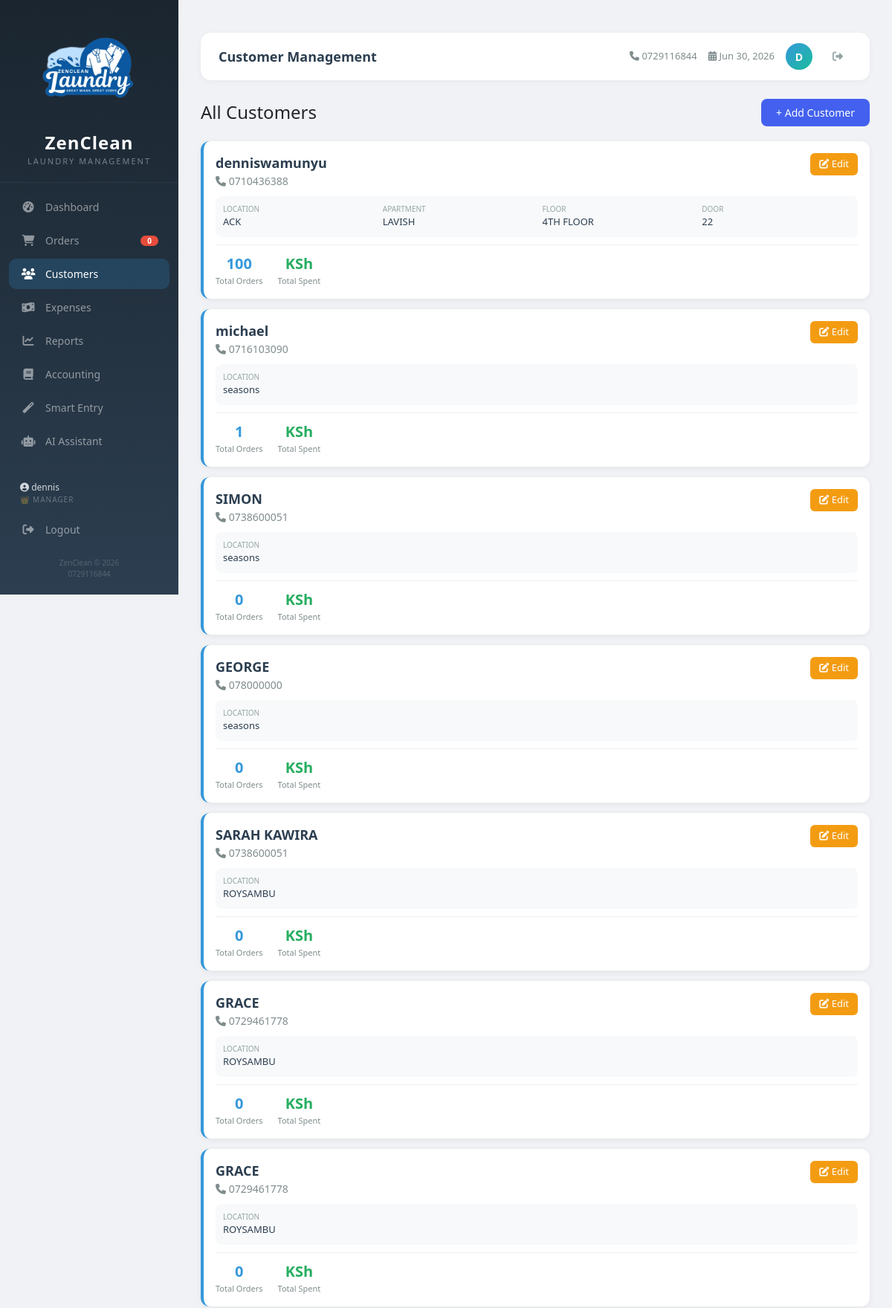
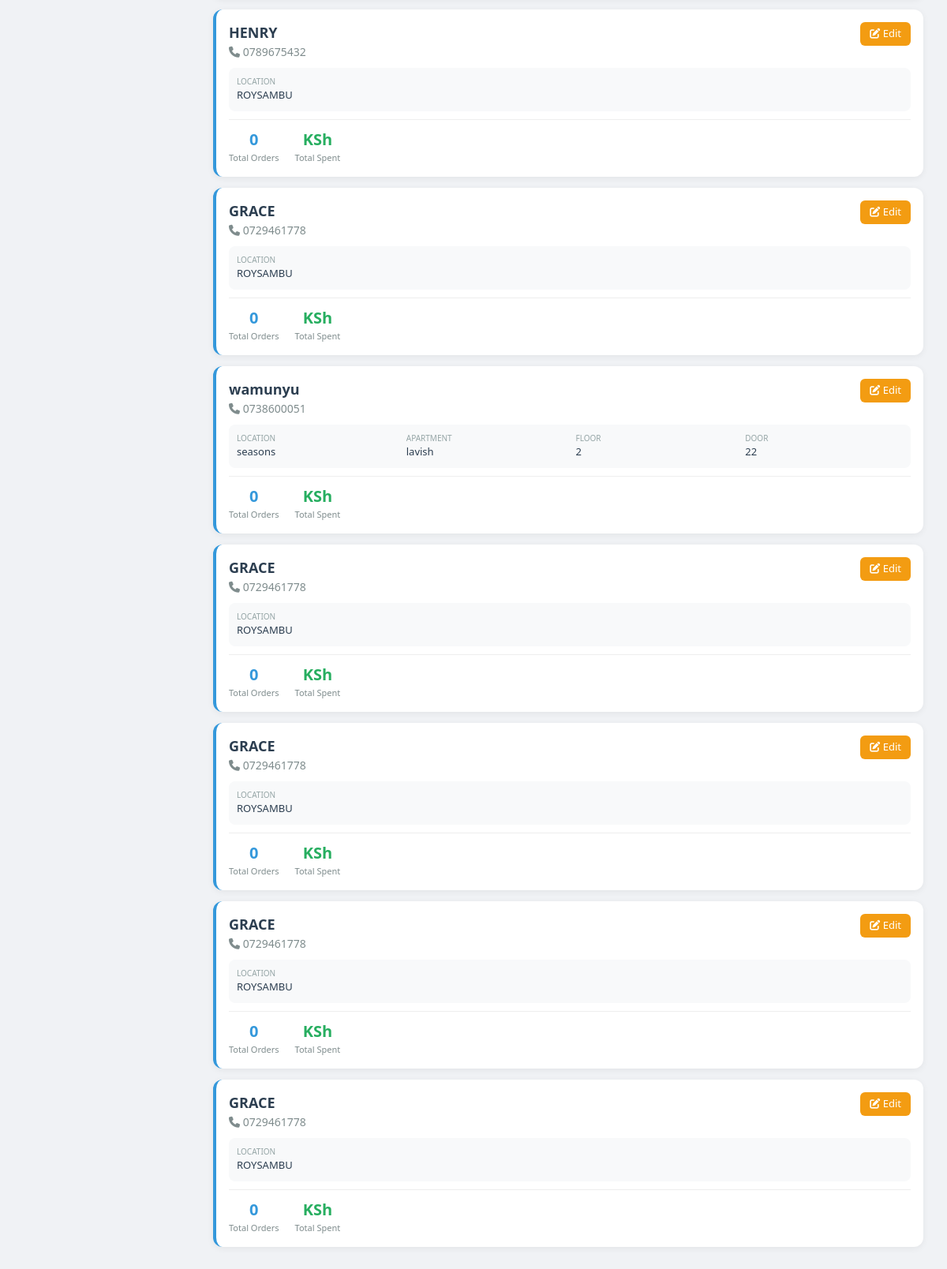
The page /customers/ (signed in) on the database its author committed (2 pictures, top to bottom).
### laundry/models/models.py (models this page shows, shortened)
class Customer(models.Model):
    name = models.CharField(max_length=200)
    phone = models.CharField(max_length=20, unique=True)
    location = models.CharField(max_length=200, blank=True)
    apartment_name = models.CharField(max_length=100, blank=True)
    floor = models.CharField(max_length=20, blank=True)
    door_number = models.CharField(max_length=20, blank=True)
    total_orders = models.IntegerField(default=0)
    created_at = models.DateTimeField(auto_now_add=True)
    updated_at = models.DateTimeField(auto_now=True)

### laundry/main_views.py (the view, shortened to what this page needs)
    @login_required
    def wrapper(request, *args, **kwargs):
        if request.user.is_superuser:
            return view_func(request, *args, **kwargs)

### laundry/context_processors.py (called while the page is built)
def company_settings(request):
    return {
        'company_name': getattr(settings, 'COMPANY_NAME', 'ZenClean'),
        'company_phone': getattr(settings, 'COMPANY_PHONE', '0729 116 844'),
        'company_email': getattr(settings, 'COMPANY_EMAIL', 'info@zenclean.co.ke'),
        'company_address': getattr(settings, 'COMPANY_ADDRESS', 'Kasarani, Nairobi, Kenya'),
        'company_website': getattr(settings, 'COMPANY_WEBSITE', 'www.zenclean.co.ke'),
        'company_logo_text': getattr(settings, 'COMPANY_LOGO_TEXT', '🧺 ZenClean'),
    }

def base_context(request):
    from django.utils import timezone
    return {
        'today': timezone.now(),
        'site_name': getattr(settings, 'COMPANY_NAME', 'ZenClean'),
    }

### laundry/main_views.py (called while the page is built, shortened)
def staff_required(view_func):
    @login_required
    def wrapper(request, *args, **kwargs):
        if request.user.is_superuser:
            return view_func(request, *args, **kwargs)
    return wrapper

@staff_required
def customer_list(request):
    customers = Customer.objects.all().order_by('-total_orders')
    return render(request, 'laundry/customers.html', {'customers': customers})

### laundry/templates/laundry/customers.html (shortened to what this page needs)
﻿{% extends 'base/base.html' %}
{% block page_title %}Customer Management{% endblock %}
{% block content %}
<div style="display: flex; justify-content: space-between; align-items: center; margin-bottom: 20px; flex-wrap: wrap; gap: 10px;">
    <h4 style="margin: 0;">All Customers</h4>
    <a href="{% url 'customer_create' %}" class="btn-action" style="background: #4361ee; color: white; padding: 8px 20px; border-radius: 8px; text-decoration: none; font-size: 14px;">+ Add Customer</a>
</div>
{% for customer in customers %}
<div class="customer-card">
    <div class="customer-header">
        <div>
            <div class="customer-name">{{ customer.name }}</div>
            <div class="customer-phone"><i class="fas fa-phone"></i> {{ customer.phone }}</div>
        </div>
        <a href="{% url 'customer_edit' customer.id %}" class="btn-icon btn-edit" style="background: #f39c12; color: white; padding: 5px 12px; border-radius: 6px; text-decoration: none; font-size: 13px;">
            <i class="fas fa-edit"></i> Edit
        </a>
    </div>
    <div class="customer-details">
        {% if customer.location %}
        <div class="detail-item">
            <div class="label">Location</div>
            <div class="value">{{ customer.location }}</div>
        </div>
        {% endif %}
        {% if customer.apartment_name %}
        <div class="detail-item">
            <div class="label">Apartment</div>
            <div class="value">{{ customer.apartment_name }}</div>
        </div>
        {% endif %}
        {% if customer.floor %}
        <div class="detail-item">
            <div class="label">Floor</div>
            <div class="value">{{ customer.floor }}</div>
        </div>
        {% endif %}
        {% if customer.door_number %}
        <div class="detail-item">
            <div class="label">Door</div>
            <div class="value">{{ customer.door_number }}</div>
        </div>
        {% endif %}
    </div>
    <div class="customer-stats">
        <div class="stat">
            <div class="number stat-number-orders">{{ customer.total_orders }}</div>
            <div class="label">Total Orders</div>
        </div>
        <div class="stat">
            <div class="number stat-number-spent">KSh {{ customer.total_spent|floatformat:0 }}</div>
            <div class="label">Total Spent</div>
        </div>
    </div>
</div>
{% empty %}
<div class="stat-card text-center py-5">
    <i class="fas fa-users fa-4x mb-3 text-muted"></i>
    <h5>No Customers Yet</h5>
    <p>Click "Add Customer" to get started.</p>
</div>
{% endfor %}
{% endblock %}

### templates/base/base.html (shortened to what this page needs)
﻿<!DOCTYPE html>
<html lang="en">
<head>
    <link href="https://cdn.jsdelivr.net/npm/bootstrap@5.3.0/dist/css/bootstrap.min.css" rel="stylesheet">
    <link href="https://cdnjs.cloudflare.com/ajax/libs/font-awesome/6.4.0/css/all.min.css" rel="stylesheet">
    {% load static %}
</head>
<body>
    <div class="sidebar" id="sidebar">
        <div class="sidebar-brand">
            <div class="logo-container">
                {% load static %}
                <img src="{% static 'img/zenclean_logo.png' %}"
                     alt="{{ company_name }}"
                     style="max-width: 250px; max-height: 150px; object-fit: contain;"
                     onerror="this.style.display='none'; this.parentElement.innerHTML='<i class=\'fas fa-tshirt\' style=\'font-size:40px;color:#3498db;\'></i>'">
            </div>
            <h4>{{ company_name }}</h4>
            <span>Laundry Management</span>
        </div>
        <nav class="nav flex-column">
            <a class="nav-link {% if request.resolver_match.url_name == 'dashboard' %}active{% endif %}" href="{% url 'dashboard' %}">
                <i class="fas fa-tachometer-alt"></i> Dashboard
            </a>
            {% if user.is_authenticated and user.profile or user.is_superuser %}
                {% if user.profile.is_staff or user.profile.is_manager or user.is_superuser %}
                <a class="nav-link {% if 'orders' in request.path %}active{% endif %}" href="{% url 'order_list' %}">
                    <i class="fas fa-shopping-cart"></i> Orders
                    <span class="badge" id="order-badge">0</span>
                </a>
                <a class="nav-link {% if 'customers' in request.path %}active{% endif %}" href="{% url 'customer_list' %}">
                    <i class="fas fa-users"></i> Customers
                </a>
                {% endif %}
                {% if user.profile.is_manager or user.is_superuser %}
                <a class="nav-link {% if 'expenses' in request.path %}active{% endif %}" href="{% url 'expense_list' %}">
                    <i class="fas fa-money-bill-wave"></i> Expenses
                </a>
                <a class="nav-link {% if 'reports' in request.path %}active{% endif %}" href="{% url 'reports' %}">
                    <i class="fas fa-chart-line"></i> Reports
                </a>
                <a class="nav-link {% if 'accounting' in request.path %}active{% endif %}" href="{% url 'accounting_dashboard' %}">
                    <i class="fas fa-book"></i> Accounting
                </a>
                <a class="nav-link {% if 'smart' in request.path %}active{% endif %}" href="{% url 'smart_transaction' %}">
                    <i class="fas fa-magic"></i> Smart Entry
                </a>
                {% endif %}
            {% endif %}
                <a class="nav-link {% if 'assistant' in request.path %}active{% endif %}" href="{% url 'assistant_dashboard' %}">
                    <i class="fas fa-robot"></i> AI Assistant
                </a>
            <hr>
            <div class="user-info">
                <div class="name"><i class="fas fa-user-circle"></i> {{ request.user.username }}</div>
                <div class="role">{% if user.profile.is_manager or user.is_superuser %}👑 Manager{% else %}👤 Staff{% endif %}</div>
            </div>
            <a class="nav-link" href="{% url 'logout' %}">
                <i class="fas fa-sign-out-alt"></i> Logout
            </a>
        </nav>
        <div class="company-footer">
            <div>{{ company_name }} © 2026</div>
            <div>{{ company_phone }}</div>
        </div>
    </div>
    <div class="main-content">
        <div class="top-bar">
            <div style="display: flex; align-items: center; gap: 14px;">
                <div class="page-title">{% block page_title %}Dashboard{% endblock %}</div>
            </div>
            <div class="user-area">
                <span class="phone"><i class="fas fa-phone"></i> {{ company_phone }}</span>
                <span class="date"><i class="fas fa-calendar-alt"></i> {{ today|date:"M d, Y" }}</span>
                <div class="avatar">{{ request.user.username|first|upper }}</div>
                <a href="{% url 'logout' %}" class="logout-btn" title="Logout">
                    <i class="fas fa-sign-out-alt"></i>
                </a>
            </div>
        </div>
        {% block content %}{% endblock %}
    </div>
</body>
</html>

### templates/base/base.html (style rules this page uses)
:root { --primary: #2c3e50; --secondary: #3498db; --success: #27ae60; --warning: #f39c12; --danger: #e74c3c; --light: #f0f2f5; --sidebar-width: 240px; }
* { margin: 0; padding: 0; box-sizing: border-box; }
body { font-family: 'Segoe UI', Tahoma, sans-serif; background: var(--light); }
.sidebar { position: fixed; left: 0; top: 0; width: var(--sidebar-width); height: 100vh; background: linear-gradient(180deg, #1a252f 0%, #2c3e50 100%); z-index: 1000; transition: all 0.3s ease; overflow-y: auto; padding-bottom: 20px; }
.sidebar-brand { padding: 20px 15px; text-align: center; border-bottom: 1px solid rgba(255,255,255,0.06); }
.sidebar-brand .logo-container { display: flex; justify-content: center; align-items: center; margin-bottom: 8px; }
.sidebar-brand .logo-container img { max-width: 140px; max-height: 60px; object-fit: contain; }
.sidebar-brand h4 { color: white; font-weight: 700; margin: 8px 0 2px; letter-spacing: 1px; }
.sidebar-brand span { color: rgba(255,255,255,0.4); font-size: 11px; letter-spacing: 2px; text-transform: uppercase; }
.sidebar .nav { padding: 10px 12px; }
.sidebar .nav-link { color: rgba(255,255,255,0.5); padding: 10px 15px; border-radius: 10px; display: flex; align-items: center; text-decoration: none; transition: all 0.3s; font-size: 14px; margin: 2px 0; }
.sidebar .nav-link.active { background: rgba(52, 152, 219, 0.2); color: white; }
.sidebar .nav-link i { width: 22px; margin-right: 12px; text-align: center; font-size: 15px; }
.sidebar .nav-link .badge { margin-left: auto; background: var(--danger); color: white; font-size: 10px; padding: 2px 9px; border-radius: 12px; }
.sidebar hr { border-color: rgba(255,255,255,0.06); margin: 10px 15px; }
.sidebar .user-info { padding: 10px 15px; color: rgba(255,255,255,0.4); font-size: 12px; }
.sidebar .user-info .name { color: rgba(255,255,255,0.8); font-weight: 500; }
.sidebar .user-info .role { font-size: 10px; text-transform: uppercase; letter-spacing: 1px; color: rgba(255,255,255,0.3); }
.sidebar .company-footer { position: absolute; bottom: 10px; left: 0; right: 0; text-align: center; padding: 10px; color: rgba(255,255,255,0.2); font-size: 10px; }
.main-content { margin-left: var(--sidebar-width); min-height: 100vh; padding: 20px 30px; }
.top-bar { background: white; border-radius: 14px; padding: 14px 24px; margin-bottom: 25px; display: flex; justify-content: space-between; align-items: center; flex-wrap: wrap; gap: 12px; box-shadow: 0 2px 8px rgba(0,0,0,0.04); }
.top-bar .page-title { font-size: 18px; font-weight: 600; color: var(--primary); margin: 0; }
.top-bar .user-area { display: flex; align-items: center; gap: 15px; }
.top-bar .user-area .phone { color: #7f8c8d; font-size: 13px; }
.top-bar .user-area .date { color: #7f8c8d; font-size: 13px; }
.top-bar .user-area .avatar { width: 36px; height: 36px; border-radius: 50%; background: linear-gradient(135deg, var(--secondary), #1abc9c); color: white; display: flex; align-items: center; justify-content: center; font-weight: 700; font-size: 14px; }
.top-bar .user-area .logout-btn { color: #95a5a6; text-decoration: none; padding: 6px 12px; border-radius: 8px; transition: 0.3s; font-size: 14px; }

### laundry/templates/laundry/customers.html (style rules this page uses)
.customer-card { background: white; border-radius: 12px; padding: 16px; margin-bottom: 14px; box-shadow: 0 2px 8px rgba(0,0,0,0.06); transition: all 0.3s; border-left: 4px solid #3498db; }
.customer-header { display: flex; justify-content: space-between; align-items: flex-start; flex-wrap: wrap; gap: 10px; margin-bottom: 10px; }
.customer-name { font-size: 18px; font-weight: 600; color: #2c3e50; }
.customer-phone { color: #7f8c8d; font-size: 14px; }
.customer-details { display: grid; grid-template-columns: repeat(auto-fit, minmax(150px, 1fr)); gap: 6px 15px; padding: 10px; background: #f8f9fa; border-radius: 8px; margin: 10px 0; }
.detail-item .label { font-size: 10px; color: #95a5a6; text-transform: uppercase; }
.detail-item .value { font-size: 13px; font-weight: 500; color: #2c3e50; }
.customer-stats { display: flex; gap: 20px; padding-top: 10px; border-top: 1px solid #eee; }
.customer-stats .stat { text-align: center; }
.customer-stats .number { font-size: 20px; font-weight: 700; }
.customer-stats .label { font-size: 11px; color: #7f8c8d; }
.stat-number-orders { color: #3498db; }
.stat-number-spent { color: #27ae60; }

### rows shown on the page
Customer: name "denniswamunyu", phone "0710436388", location "ACK", apartment_name "LAVISH", floor "4TH FLOOR", door_number "22", total_orders "100"
Customer: name "michael", phone "0716103090", location "seasons", total_orders "1"
Customer: name "SIMON", phone "0738600051", location "seasons", total_orders "0"
Customer: name "GEORGE", phone "078000000", location "seasons", total_orders "0"
Customer: name "SARAH KAWIRA", phone "0738600051", location "ROYSAMBU", total_orders "0"
Customer: name "GRACE", phone "0729461778", location "ROYSAMBU", total_orders "0"
Customer: name "GRACE", phone "0729461778", location "ROYSAMBU", total_orders "0"
Customer: name "HENRY", phone "0789675432", location "ROYSAMBU", total_orders "0"
Customer: name "GRACE", phone "0729461778", location "ROYSAMBU", total_orders "0"
Customer: name "wamunyu", phone "0738600051", location "seasons", apartment_name "lavish", floor "2", door_number "22", total_orders "0"
Customer: name "GRACE", phone "0729461778", location "ROYSAMBU", total_orders "0"
Customer: name "GRACE", phone "0729461778", location "ROYSAMBU", total_orders "0"
Customer: name "GRACE", phone "0729461778", location "ROYSAMBU", total_orders "0"
Customer: name "GRACE", phone "0729461778", location "ROYSAMBU", total_orders "0"

### other values the page prints
{{ company_name }} "ZenClean"
{{ request.user.username }} "dennis"
{{ company_phone }} "0729116844"
{{ request.user.username|first|upper }} "D"
